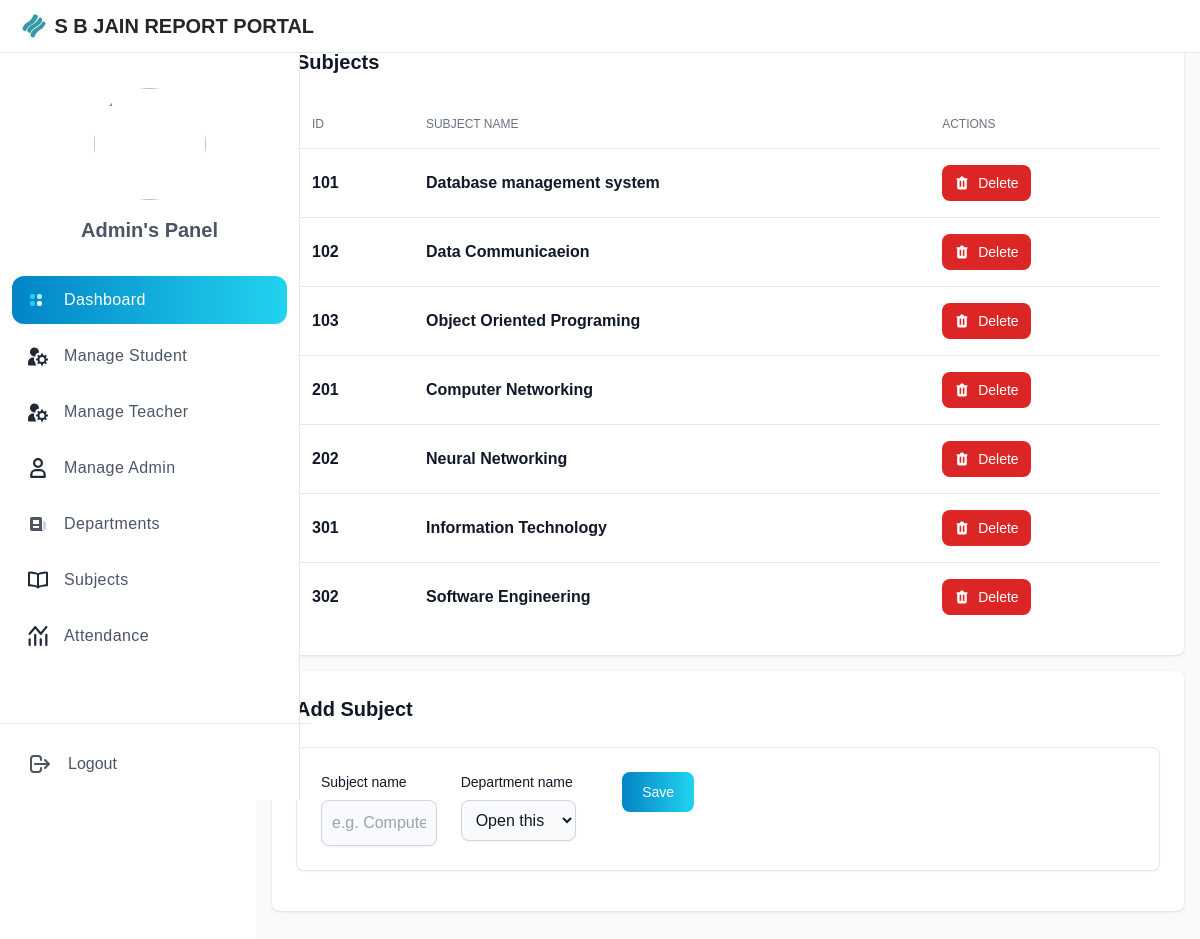
The page /Admin/subject.php on the database its author committed.
### tables this page shows
CREATE TABLE `subject` (
  `id` int(11) NOT NULL,
  `name` varchar(50) NOT NULL,
  `departmentid` int(11) NOT NULL
);

### Admin/subject.php (the view, shortened to what this page needs)
<?php include("../public/header.php")?>
<?php include("../includes/config.php") ?>
<div class="flex overflow-hidden bg-white">
<?php include("sidebar.php")?>
  <div id="main-content" class="h-full w-full bg-gray-50 relative overflow-y-auto lg:ml-64">
    <main>
      <div class="pt-6 px-4">
        <div class="w-full grid grid-cols-1 xl:grid-cols-2 2xl:grid-cols-3 gap-4 content-center">
          <div class="bg-white shadow rounded-lg p-4 sm:p-6 xl:p-8 2xl:col-span-2">
            <div class="mb-4 flex items-center justify-between">
              <div>
                <h3 class="text-xl font-bold text-gray-900 mb-2">Subjects</h3>
              </div>
            </div>
            <div class="flex flex-col">
                <div class="overflow-x-auto">
                    <div class="min-w-full align-middle">
                        <div class="shadow">
                            <table class="min-w-full divide-y divide-gray-200 table-fixed dark:divide-gray-600">
                                <thead class="bg-gray-100 dark:bg-gray-700">
                                    <tr>
                                        <th scope="col" class="p-4 text-xs font-medium text-left text-gray-500 uppercase dark:text-gray-400">ID</th>
                                        <th scope="col" class="p-4 text-xs font-medium text-left text-gray-500 uppercase dark:text-gray-400">Subject name</th>
                                        <th scope="col" class="p-4 text-xs font-medium text-left text-gray-500 uppercase dark:text-gray-400 inline-block">Actions</th>
                                    </tr>
                                </thead>
                                <tbody class="bg-white divide-y divide-gray-200 dark:bg-gray-800 dark:divide-gray-700">
                                <?php
                                $extract_user_query = 'SELECT * FROM subject';
                                $result = mysqli_query($db_conn, $extract_user_query);
                                while ($row = mysqli_fetch_object($result)) {
                                ?>
                                    <tr class="hover:bg-gray-100 dark:hover:bg-gray-700">
                                        <td class="p-4 text-base font-semibold text-gray-900 dark:text-white"><?php echo ucfirst($row->id) ?></td>
                                        <td class="p-4 text-base font-semibold text-gray-900 dark:text-white"><?php echo ucfirst($row->name); ?></td>
                                        <td class="p-4 text-base font-semibold text-gray-900 dark:text-white inline-block">
                                            <form action="" method="POST">
                                            <button name=delete value=<?php echo ($row->id) ?> type="submit" data-modal-toggle="delete-user-modal" class="inline-flex items-center px-3 py-2 text-sm font-medium text-center text-white bg-red-600 rounded-lg hover:bg-red-800 focus:ring-4 focus:ring-red-300 dark:focus:ring-red-900">
                                                Delete
                                            </button>
                                            </form>
                                        </td>
                                    </tr>
                                    <?php } ?>
                                </tbody>
                            </table>
                        </div>
                    </div>
                </div>
            </div>
          </div>
          <div class="bg-white shadow rounded-lg p-4 sm:p-6 xl:p-8 2xl:col-span-1">
                <div class="mb-4 flex items-center justify-between">
                    <div>
                        <h3 class="text-xl font-bold text-gray-900 mb-2">Add Subject</h3>
                    </div>
                </div>
                <div class="flex flex-col">
                <div class="col-span-3">
                    <div class="p-4 mb-4 bg-white border border-gray-200 rounded-lg shadow-sm 2xl:col-span-2 dark:border-gray-700 sm:p-6 dark:bg-gray-800">
                        <form action="" method="POST">
                            <div class="grid grid-cols-6 gap-6">
                                    <div class="col-span-6 sm:col-span-3 xl:col-span-6">
                                        <label for="subjectname" class="block mb-2 text-sm font-medium text-gray-900 dark:text-white">Subject name</label>
                                        <input type="text" name="subject" id="subjectname" class="shadow-sm bg-gray-50 border border-gray-300 text-gray-900 sm:text-sm rounded-lg focus:ring-primary-500 focus:border-primary-500 block w-full p-2.5 dark:bg-gray-700 dark:border-gray-600 dark:placeholder-gray-400 dark:text-white dark:focus:ring-primary-500 dark:focus:border-primary-500" placeholder="e.g. Computer Engineering" required="">
                                    </div>
                                    <div class="col-span-6 sm:col-span-3 xl:col-span-6">
                                        <label for="department" class="block mb-2 text-sm font-medium text-gray-900 dark:text-white">Department name</label>
                                        <select type="text" name="department" id="department" class="shadow-sm bg-gray-50 border border-gray-300 text-gray-900 sm:text-sm rounded-lg focus:ring-primary-500 focus:border-primary-500 block w-full p-2.5 dark:bg-gray-700 dark:border-gray-600 dark:placeholder-gray-400 dark:text-white dark:focus:ring-primary-500 dark:focus:border-primary-500" placeholder="e.g. Computer Engineering" required="">
                                            <option selected>Open this select menu</option>
                                        </select>
                                    </div>
                                    <div class="col-span-6 sm:col-full mx-auto">
                                        <button class="text-white bg-gradient-to-r from-sky-600 to-cyan-400 hover:bg-primary-800 focus:ring-4 focus:ring-primary-300 font-medium rounded-lg text-sm px-5 py-2.5 text-center dark:bg-primary-600 dark:hover:bg-primary-700 dark:focus:ring-primary-800" type="submit" name="querysubmit">Save</button>
                                    </div>
                                </div>
                        </form>
                    </div>
                </div>
            </div>
          </div>
        </div>
      </div>
    </main>
<?php include("../public/footer.php")?>

### public/css/style.css (style rules this page uses)
.relative { position: relative; }
.mb-2 { margin-bottom: 0.5rem; }
.mb-4 { margin-bottom: 1rem; }
.mr-2 { margin-right: 0.5rem; }
.block { display: block; }
.inline-block { display: inline-block; }
.flex { display: flex; }
.inline-flex { display: inline-flex; }
.grid { display: grid; }
.h-full { height: 100%; }
.w-full { width: 100%; }
.min-w-full { min-width: 100%; }
.grid-cols-1 { grid-template-columns: repeat(1, minmax(0, 1fr)); }
.flex-col { flex-direction: column; }
.content-center { align-content: center; }
.items-center { align-items: center; }
.justify-between { justify-content: space-between; }
.gap-4 { gap: 1rem; }
.divide-y > :not([hidden]) ~ :not([hidden]) { --tw-divide-y-reverse: 0; border-top-width: calc(1px * calc(1 - var(--tw-divide-y-reverse))); border-bottom-width: calc(1px * var(--tw-divide-y-reverse)); }
.divide-gray-200 > :not([hidden]) ~ :not([hidden]) { --tw-divide-opacity: 1; border-color: rgb(229 231 235 / var(--tw-divide-opacity)); }
.overflow-hidden { overflow: hidden; }
.overflow-x-auto { overflow-x: auto; }
.overflow-y-auto { overflow-y: auto; }
.rounded-lg { border-radius: 0.5rem; }
.border-gray-200 { --tw-border-opacity: 1; border-color: rgb(229 231 235 / var(--tw-border-opacity)); }
.bg-gray-50 { --tw-bg-opacity: 1; background-color: rgb(249 250 251 / var(--tw-bg-opacity)); }
.bg-white { --tw-bg-opacity: 1; background-color: rgb(255 255 255 / var(--tw-bg-opacity)); }
.bg-gradient-to-r { background-image: linear-gradient(to right, var(--tw-gradient-stops)); }
.from-sky-600 { --tw-gradient-from: #0284c7 var(--tw-gradient-from-position); --tw-gradient-to: rgb(2 132 199 / 0) var(--tw-gradient-to-position); --tw-gradient-stops: var(--tw-gradient-from), var(--tw-gradient-to); }
.to-cyan-400 { --tw-gradient-to: #22d3ee var(--tw-gradient-to-position); }
.p-4 { padding: 1rem; }
.px-3 { padding-left: 0.75rem; padding-right: 0.75rem; }
.px-4 { padding-left: 1rem; padding-right: 1rem; }
.pt-6 { padding-top: 1.5rem; }
.text-left { text-align: left; }
.text-center { text-align: center; }
.align-middle { vertical-align: middle; }
.text-base { font-size: 1rem; line-height: 1.5rem; }
.text-sm { font-size: 0.875rem; line-height: 1.25rem; }
.text-xl { font-size: 1.25rem; line-height: 1.75rem; }
.text-xs { font-size: 0.75rem; line-height: 1rem; }
.font-bold { font-weight: 700; }
.font-medium { font-weight: 500; }
.font-semibold { font-weight: 600; }
.uppercase { text-transform: uppercase; }
.text-gray-500 { --tw-text-opacity: 1; color: rgb(107 114 128 / var(--tw-text-opacity)); }
.text-gray-900 { --tw-text-opacity: 1; color: rgb(17 24 39 / var(--tw-text-opacity)); }
.text-white { --tw-text-opacity: 1; color: rgb(255 255 255 / var(--tw-text-opacity)); }
.shadow { --tw-shadow: 0 1px 3px 0 rgb(0 0 0 / 0.1), 0 1px 2px -1px rgb(0 0 0 / 0.1); --tw-shadow-colored: 0 1px 3px 0 var(--tw-shadow-color), 0 1px 2px -1px var(--tw-shadow-color); box-shadow: var(--tw-ring-offset-shadow, 0 0 #0000), var(--tw-ring-shadow, 0 0 #0000), var(--tw-shadow); }
@media (min-width: 640px) { .sm\:p-6 { padding: 1.5rem; } }
@media (min-width: 1024px) { .lg\:ml-64 { margin-left: 16rem; } }

### rows shown on the page
subject: id "101", name "Database management system"
subject: id "102", name "Data Communicaeion"
subject: id "103", name "Object Oriented Programing"
subject: id "201", name "Computer Networking"
subject: id "202", name "Neural Networking"
subject: id "301", name "Information Technology"
subject: id "302", name "Software Engineering"
